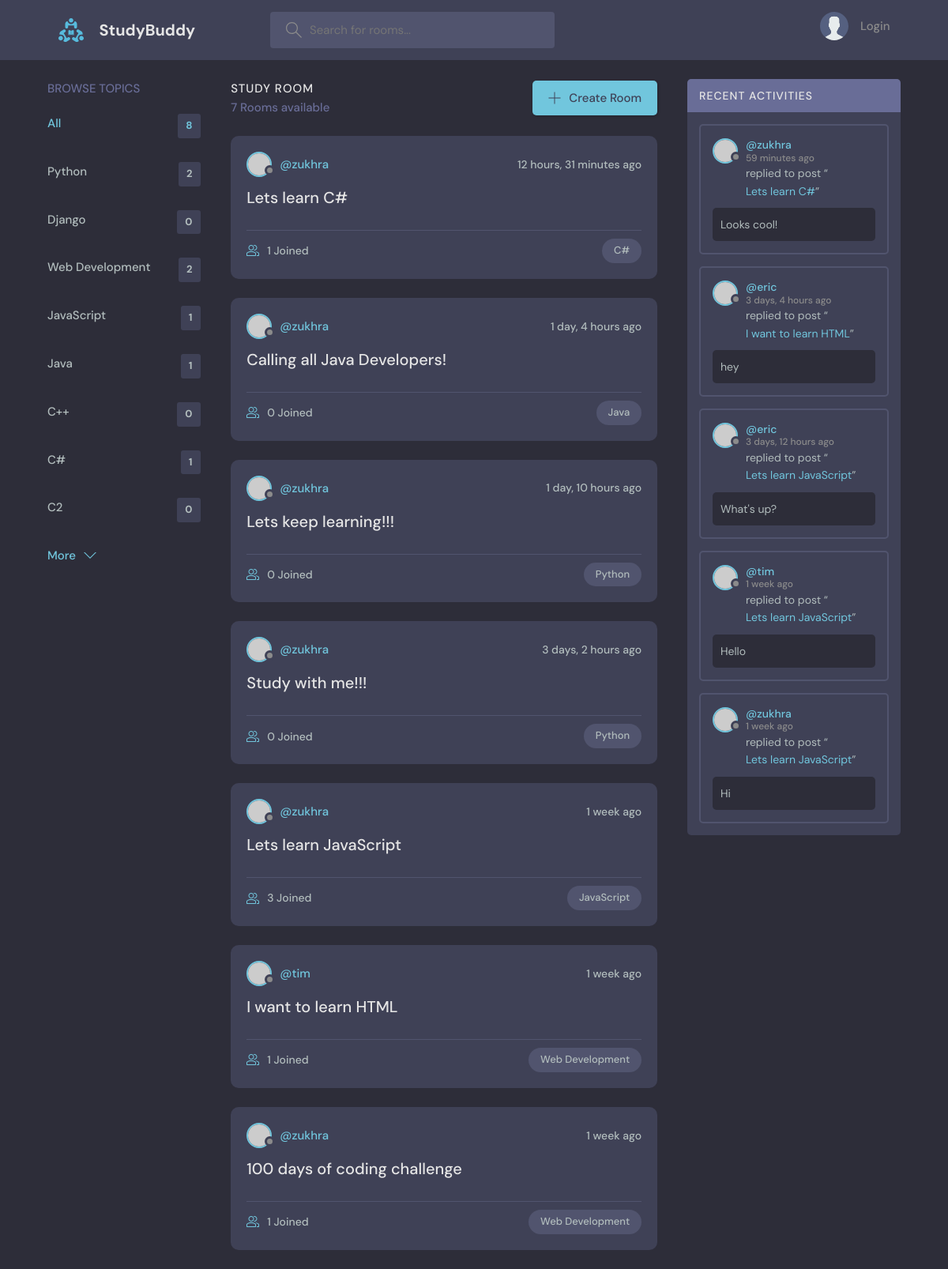
The page / on the database its author committed.
### base/models.py (models this page shows, shortened)
class Topic(models.Model):
    name = models.CharField(max_length=200)

class Room(models.Model):
    host = models.ForeignKey(User, on_delete=models.SET_NULL, null=True)
    topic = models.ForeignKey(Topic, on_delete=models.SET_NULL, null=True)
    name = models.CharField(max_length=200)
    description = models.TextField(null=True, blank=True)
    participants = models.ManyToManyField(
        User, related_name='participants', blank=True)
    updated = models.DateTimeField(auto_now=True)
    created = models.DateTimeField(auto_now_add=True)
    class Meta:
        ordering = ['-updated', '-created']
    def __str__(self):
        return self.name

class Message(models.Model):
    user = models.ForeignKey(User, on_delete=models.CASCADE)
    room = models.ForeignKey(Room, on_delete=models.CASCADE)
    body = models.TextField()
    updated = models.DateTimeField(auto_now=True)
    created = models.DateTimeField(auto_now_add=True)
    class Meta:
        ordering = ['-updated', '-created']

### base/views.py (the view)
# urls.py: path('', views.home, name="home"),
def home(request):
    q = request.GET.get('q') if request.GET.get('q') != None else ''
    rooms = Room.objects.filter(
        Q(topic__name__icontains=q) |
        Q(name__icontains=q) |
        Q(description__icontains=q)
    )
    topics = Topic.objects.all()
    room_count = rooms.count()
    room_messages = Message.objects.filter(Q(room__topic__name__icontains= q))
    context = {'rooms': rooms, 'topics': topics, 'room_count': room_count,
               'room_messages': room_messages}
    return render(request, 'base/home.html', context)

### base/templates/base/home.html (shortened to what this page needs)
{% extends 'main.html' %}
{% block content %}
    <main class="layout layout--3">
      <div class="container">
        {% include 'base/topics_component.html' %}
        <div class="roomList">
          <div class="roomList__header">
            <div>
              <h2>Study Room</h2>
              <p> {{room_count}} Rooms available</p>
            </div>
            <a class="btn btn--main" href="{% url 'create-room' %}">
              <svg version="1.1" xmlns="http://www.w3.org/2000/svg" width="32" height="32" viewBox="0 0 32 32">
                <title>add</title>
                <path
                  d="M16.943 0.943h-1.885v14.115h-14.115v1.885h14.115v14.115h1.885v-14.115h14.115v-1.885h-14.115v-14.115z"
                ></path>
              </svg>
              Create Room
            </a>
          </div>
        {% include 'base/feed_component.html' %}
        </div>
        {% include 'base/activity_component.html' %}
      </div>
    </main>
{% endblock content %}

### base/templates/base/topics_component.html
<div class="topics">
    <div class="topics__header">
        <h2>Browse Topics</h2>
    </div>
    <ul class="topics__list">
        <li>
            <a href="{% url 'home' %}" class="active">All <span>{{topics.count}}</span></a>
        </li>
        {% for topic in topics %}
        <li>
            <a href="{% url 'home' %}?q={{topic.name}}">{{topic.name}}<span>{{topic.room_set.all.count}}</span></a>
        </li>
        {% endfor %}
    </ul>
    <a class="btn btn--link" href="topics.html">
        More
        <svg version="1.1" xmlns="http://www.w3.org/2000/svg" width="32" height="32" viewBox="0 0 32 32">
            <title>chevron-down</title>
            <path d="M16 21l-13-13h-3l16 16 16-16h-3l-13 13z"></path>
        </svg>
    </a>
</div>

### base/templates/base/feed_component.html (shortened to what this page needs)
{% for room in rooms %}
<div class="roomListRoom">
    <div class="roomListRoom__header">
        <a href="{% url 'user-profile' room.host.id %}" class="roomListRoom__author">
            <div class="avatar avatar--small">
                <img src="https://randomuser.me/api/portraits/women/11.jpg" />
            </div>
            <span>@{{room.host.username}}</span>
        </a>
        <div class="roomListRoom__actions">
            <span>{{room.created|timesince}} ago</span>
        </div>
    </div>
    <div class="roomListRoom__content">
        <a href="{% url 'room' room.id %}">{{room.name}}</a>
    </div>
    <div class="roomListRoom__meta">
        <a href="{% url 'room' room.id %}" class="roomListRoom__joined">
            {{room.participants.all.count}} Joined
        </a>
        <p class="roomListRoom__topic">{{room.topic.name}}</p>
    </div>
</div>
{% endfor %}

### base/templates/base/activity_component.html (shortened to what this page needs)
<div class="activities">
    <div class="activities__header">
        <h2>Recent Activities</h2>
    </div>
    {% for message in room_messages %}
    <div class="activities__box">
        <div class="activities__boxHeader roomListRoom__header">
            <a href="{% url 'user-profile' message.user.id %}" class="roomListRoom__author">
                <div class="avatar avatar--small">
                    <img src="https://randomuser.me/api/portraits/women/11.jpg" />
                </div>
                <p>
                    @{{message.user}}
                    <span>{{message.created|timesince}} ago</span>
                </p>
            </a>
        </div>
        <div class="activities__boxContent">
            <p>replied to post “<a href="{% url 'room' message.room.id %}">{{message.room}}</a>”</p>
            <div class="activities__boxRoomContent">{{message.body}}</div>
        </div>
    </div>
    {% endfor %}
</div>

### rows shown on the page
Topic: name "Python", room_set.all.count "2"
Topic: name "Django", room_set.all.count "0"
Topic: name "Web Development", room_set.all.count "2"
Topic: name "JavaScript", room_set.all.count "1"
Topic: name "Java", room_set.all.count "1"
Topic: name "C++", room_set.all.count "0"
Topic: name "C#", room_set.all.count "1"
Topic: name "C2", room_set.all.count "0"
Room: host.username "zukhra", created "12 hours, 31 minutes", name "Lets learn C#", participants.all.count "1", topic.name "C#"
Room: host.username "zukhra", created "1 day, 4 hours", name "Calling all Java Developers!", participants.all.count "0", topic.name "Java"
Room: host.username "zukhra", created "1 day, 10 hours", name "Lets keep learning!!!", participants.all.count "0", topic.name "Python"
Room: host.username "zukhra", created "3 days, 2 hours", name "Study with me!!!", participants.all.count "0", topic.name "Python"
Room: host.username "zukhra", created "1 week", name "Lets learn JavaScript", participants.all.count "3", topic.name "JavaScript"
Room: host.username "tim", created "1 week", name "I want to learn HTML", participants.all.count "1", topic.name "Web Development"
Room: host.username "zukhra", created "1 week", name "100 days of coding challenge", participants.all.count "1", topic.name "Web Development"
Message: user "zukhra", created "59 minutes", room "Lets learn C#", body "Looks cool!"
Message: user "eric", created "3 days, 4 hours", room "I want to learn HTML", body "hey"
Message: user "eric", created "3 days, 12 hours", room "Lets learn JavaScript", body "What's up?"
Message: user "tim", created "1 week", room "Lets learn JavaScript", body "Hello"
Message: user "zukhra", created "1 week", room "Lets learn JavaScript", body "Hi"

### other values the page prints
{{ topics.count }} "8"
{{ room_count }} "7"
